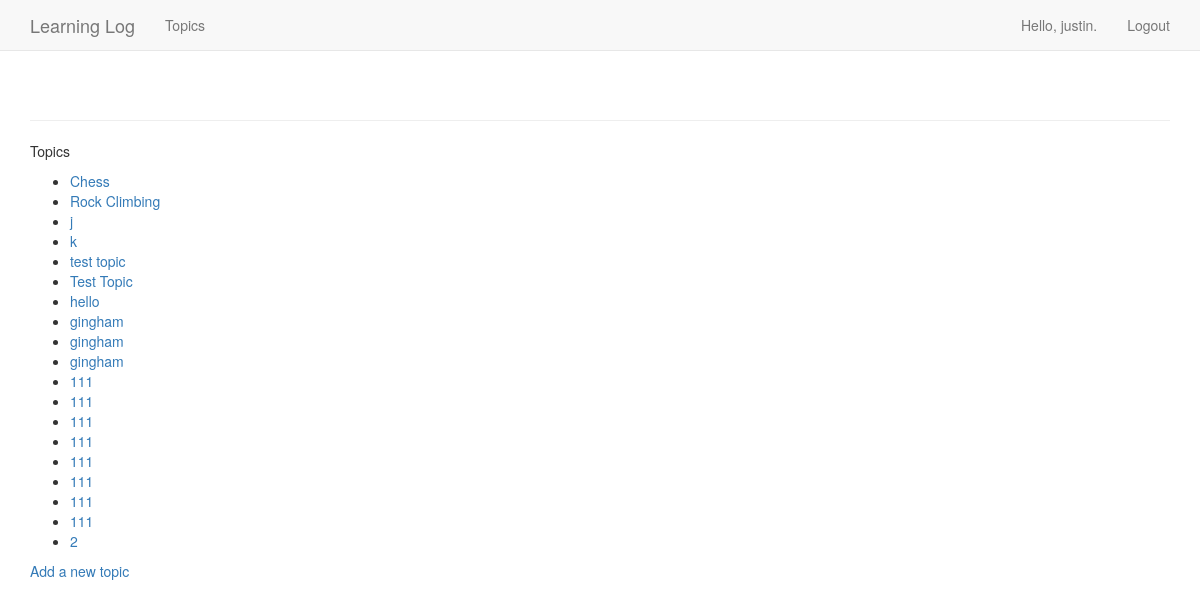
The app's page /topics/ (signed in) with its own data.
### learning_logs/models.py (models this page shows)
class Topic(models.Model):
    text = models.CharField(max_length=200)
    date_add = models.DateTimeField(auto_now_add=True)
    owner = models.ForeignKey(User,on_delete=models.CASCADE)
    def __str__(self):
        return self.text

### learning_logs/views.py (the view)
# urls.py: path('topics/',views.topics, name="topics"),
@login_required
def topics(request):
    topics = Topic.objects.filter(owner=request.user).order_by('date_add')
    context = {'topics':topics}
    return render(request, 'learning_logs/topics.html',context)

### learning_logs/templates/learning_logs/topics.html (shortened to what this page needs)
{% extends 'learning_logs/base.html' %}{% load bootstrap3 %}
{% block content%}
    <p>Topics</p>
    <ul>
        {% for topic in topics %}
            <li>
            <a href="{% url 'learning_logs:topic' topic.id%}"> {{topic}}</a>
            </li>
        {% empty %}
            <li>No topics have been added yet.</li>
        {% endfor %}
    </ul>
    <a href="{% url 'learning_logs:new_topic' %}">Add a new topic</a>
{% endblock content %}

### learning_logs/templates/learning_logs/base.html (shortened to what this page needs)
{% load bootstrap3 %}
<!DOCTYPE html>
<html lang="en">
  <head>
    {% bootstrap_css %} {% bootstrap_javascript %}
  </head>
  <body>
    <nav class="navbar navbar-default navbar-static-top">
      <div class="container">
        <div class="navbar-header">
          <a class="navbar-brand" href="{% url 'learning_logs:index' %}">
            Learning Log</a
          >
        </div>
        <div id="navbar" class="navbar-collapse collapse">
          <ul class="nav navbar-nav">
            <li><a href="{% url 'learning_logs:topics' %}">Topics</a></li>
          </ul>
          <ul class="nav navbar-nav navbar-right">
            {% if user.is_authenticated %}
            <li><a>Hello, {{ user.username }}.</a></li>
            <li><a href="{% url 'users:logout' %}">Logout</a></li>
            {% else %}
            <li><a href="{% url 'users:register' %}">Register</a></li>
            <li><a href="{% url 'users:login' %}">Login</a></li>
            {% endif %}
          </ul>
        </div>
      </div>
    </nav>
    <div class="container">
      <div class="page-header">{% block header %}{% endblock header %}</div>
      <div>{% block content %}{% endblock content %}</div>
    </div>
  </body>
</html>

### records on screen
Topic: text "Chess"
Topic: text "Rock Climbing"
Topic: text "j"
Topic: text "k"
Topic: text "test topic"
Topic: text "Test Topic"
Topic: text "hello"
Topic: text "gingham"
Topic: text "gingham"
Topic: text "gingham"
Topic: text "111"
Topic: text "111"
Topic: text "111"
Topic: text "111"
Topic: text "111"
Topic: text "111"
Topic: text "111"
Topic: text "111"
Topic: text "2"

### other values on screen
{{ user.username }} "justin"
